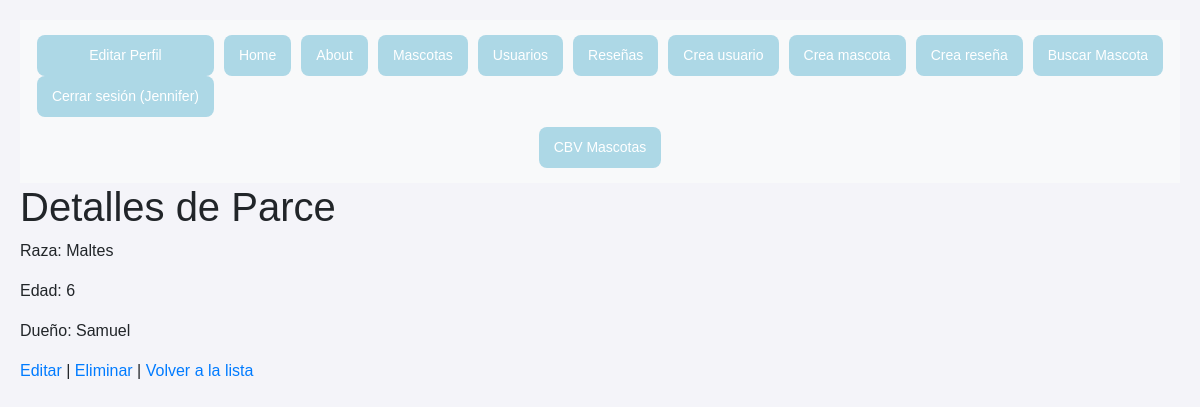
/mascotas_cbv/7/ (signed in), run on an earlier commit of the app's database.
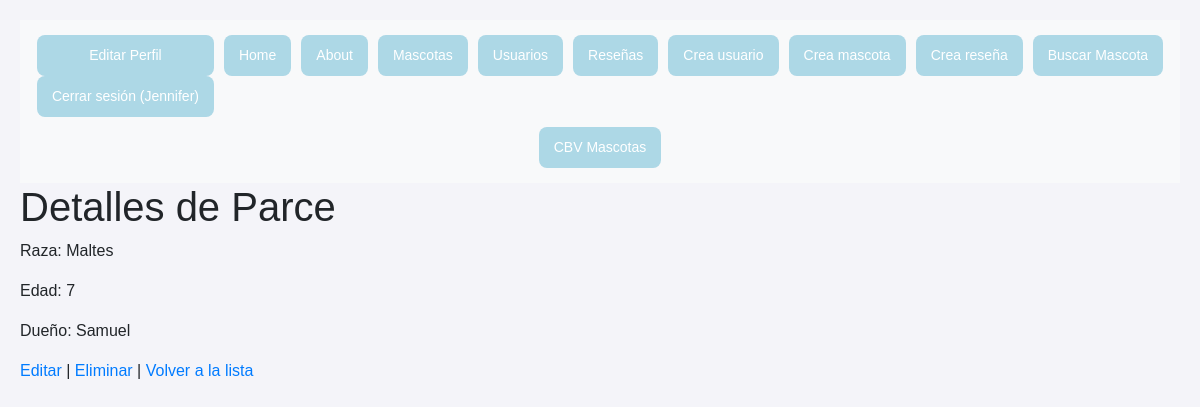
And on a later commit of the database.
### myapp/models.py (models this page shows, shortened)
class Mascota(models.Model):
    name = models.CharField(max_length=200)
    raza = models.CharField(max_length=200, default="Desconocida")
    edad = models.IntegerField(default=0)
    usuario = models.ForeignKey(Usuario, on_delete=models.CASCADE, default=1)

class Usuario(models.Model):
    name = models.CharField(max_length=200)
    email = models.EmailField()

### myapp/views.py (the view)
# urls.py: path('mascotas_cbv/<int:pk>/', views.MascotaDetailView.as_view(), name='mascota_cbv_detail'),
class MascotaDetailView(LoginRequiredMixin, DetailView):
    model = Mascota
    template_name = 'mascotas/mascota_detail.html'
    context_object_name = 'mascota'
    login_url = 'accounts:login'

### myapp/templates/mascotas/mascota_detail.html
{% extends 'layouts/base.html' %}
{% block content %}
  <h1>Detalles de {{ mascota.name }}</h1>
  <p>Raza: {{ mascota.raza }}</p>
  <p>Edad: {{ mascota.edad }}</p>
  <p>Dueño: {{ mascota.usuario.name }}</p>
  <a href="{% url 'mascota_cbv_update' mascota.id %}">Editar</a> |
  <a href="{% url 'mascota_cbv_delete' mascota.id %}">Eliminar</a> |
  <a href="{% url 'mascota_cbv_list' %}">Volver a la lista</a>
{% endblock %}

What changed in the data, as far as the page shows it:
changed Mascota "Parce": edad "6" → "7"
